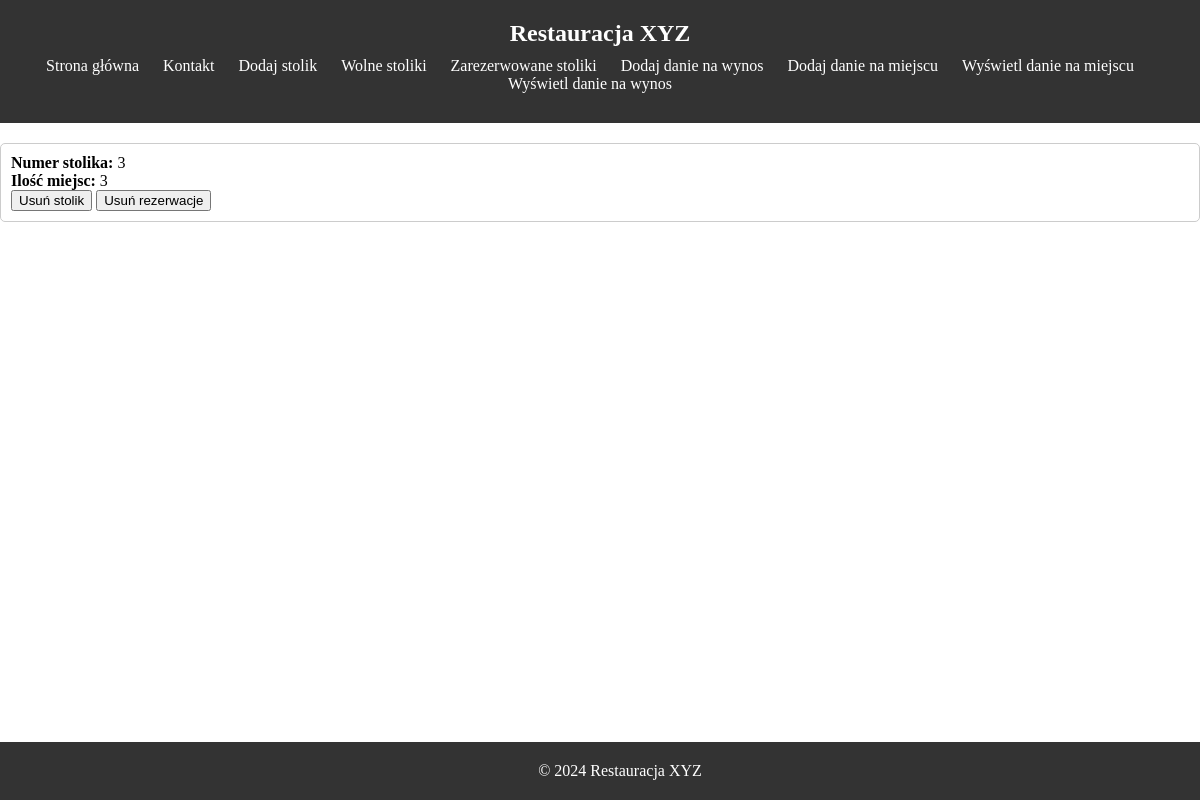
The app's page /zarezerwowany_stolik, older data.
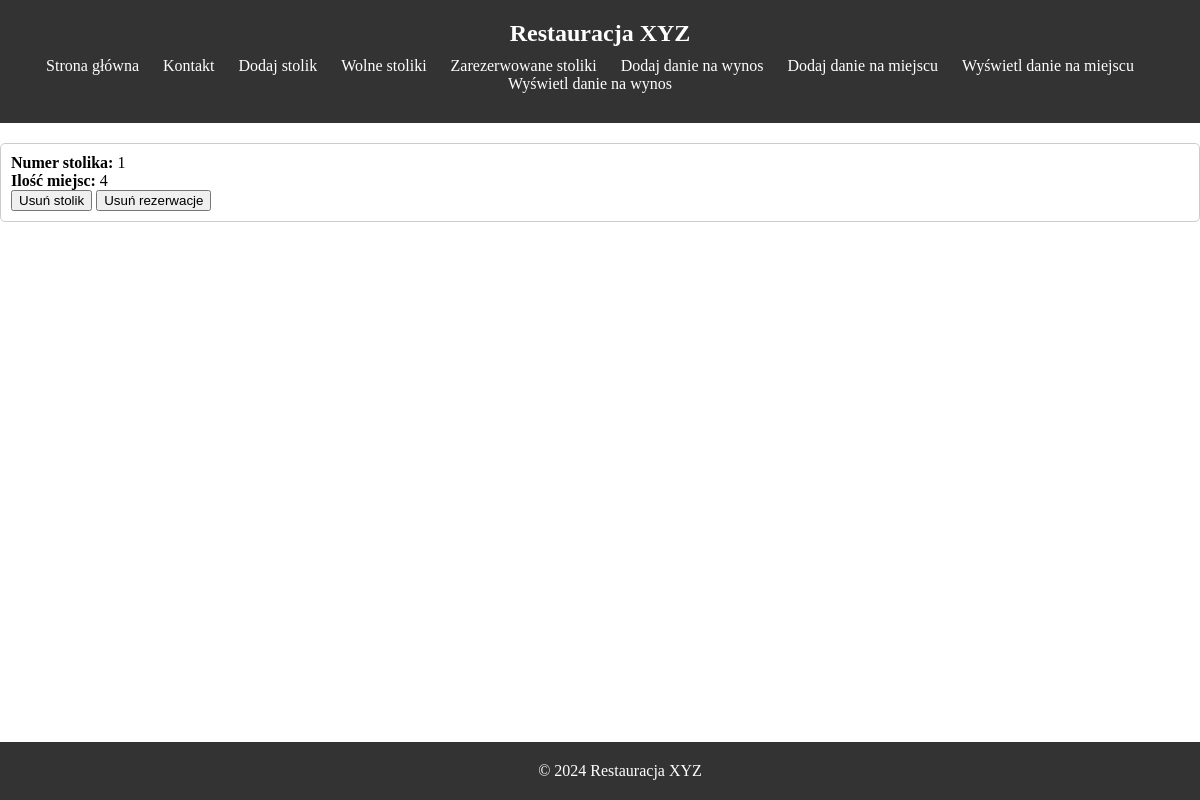
The same page, newer data.
### models.py (models this page shows, shortened)
class Stolik(db.Model):
    id = db.Column(db.Integer, primary_key=True)
    numer = db.Column(db.Integer, unique=True)
    ilosc_miejsc = db.Column(db.Integer)
    czy_zarezerwowany = db.Column(db.Boolean, default=False)

### app.py (the view, shortened to what this page needs)
@app.route('/zarezerwowany_stolik', methods=['GET', 'POST'])
def zarezerwowany_stolik():
    result = Stolik.query.filter(Stolik.czy_zarezerwowany == True).all()
    return render_template('zarezerwowany_stolik.html', result=result)

### templates/zarezerwowany_stolik.html (shortened to what this page needs)
{% extends "base.html" %}
{% block content %}
    <div style="margin-top: 20px;">
        {% for stolik in result %}
            <div style="border: 1px solid #ccc; border-radius: 5px; padding: 10px; margin-bottom: 10px;">
                <p><strong>Numer stolika:</strong> {{ stolik.numer }}</p>
                <p><strong>Ilość miejsc:</strong> {{ stolik.ilosc_miejsc }}</p>
                <form action="{{ url_for('zarezerwowany_stolik') }}" method="post" style="display: inline-block;">
                    <input type="submit" value="Usuń stolik">
                </form>
                <form action="{{ url_for('zarezerwowany_stolik') }}" method="post" style="display: inline-block;">
                    <input type="submit" value="Usuń rezerwacje">
                </form>
            </div>
        {% endfor %}
    </div>
{% endblock %}

Row changes from the older to the newer data that the page shows:
removed Stolik: numer "3", ilosc_miejsc "3"
added Stolik: numer "1", ilosc_miejsc "4"
